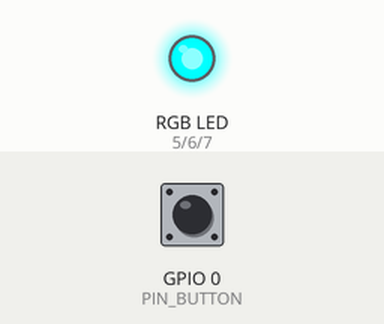
Recording of a program running on a simulated ESP32-C3. On the bench: an RGB LED mixed from three pins (HIGH = lit). Inputs (shaded band) come from the test bench; at power-on: GPIO 0 (PIN_BUTTON) HIGH. What the program prints to the serial monitor is not drawn. At 30.3 s the program puts the board to deep sleep or switches it off; the recording ends there.

Above: at 0.15 s.
Timing chart, 0 to 30.3 s (numbered marks = the images above):
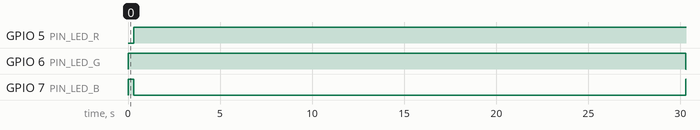

The program:

main.cpp
```cpp
// Lesson 19 - Lab 1: deep sleep, timer wake and button wake
//
// Every start of this program is one of three:
//   cold start  - power-on or RESET
//   timer wake  - SLEEP_S seconds have passed
//   button wake - button A was pressed while the board slept
//
// The RGB LED shows what the chip is doing:
//   red blink - just woke up (setup() starts again from the top)
//   blue      - awake, the USB COM port works, an upload can start
//   green     - asleep: the pin is held LOW through deep sleep
//
// Every wake: red blink, blue for AWAKE_MS, then green and deep sleep.
//
// Wiring (as in K3 and session 18):
//   Button A  GPIO 0 -> button -> GND (INPUT_PULLUP, active low)
//   RGB LED   R 5, G 6, B 7, common anode to 3V3, LOW = on
//
// Deep sleep is a reboot: setup() runs again from the top after every
// wake. Only RTC memory (RTC_DATA_ATTR) and the RTC timer survive.
// loop() is never reached.

#include <Arduino.h>
#include <esp_sleep.h>
#include <driver/gpio.h>

// ---------------------------------------------------------------- pins
constexpr uint8_t PIN_BUTTON = 0;   // only GPIO 0..5 can wake the C3 from deep sleep
constexpr uint8_t PIN_LED_R  = 5;
constexpr uint8_t PIN_LED_G  = 6;
constexpr uint8_t PIN_LED_B  = 7;
constexpr uint8_t LED_PINS[] = {PIN_LED_R, PIN_LED_G, PIN_LED_B};

// ---------------------------------------------------------------- timing
constexpr uint64_t US_PER_S           = 1000000ULL;
constexpr uint64_t SLEEP_S            = 60;
constexpr uint32_t AWAKE_MS           = 30000;  // blue: COM port up, upload possible
constexpr uint32_t SERIAL_WAIT_MS     = 2000;   // USB comes back after a wake
constexpr uint32_t RED_BLINK_MS       = 300;
constexpr uint32_t RELEASE_TIMEOUT_MS = 5000;
constexpr uint32_t RELEASE_POLL_MS    = 10;

// ---------------------------------------------------------------- RTC memory
// Survives deep sleep. A power cycle clears it.
RTC_DATA_ATTR static uint32_t bootCount   = 0;
RTC_DATA_ATTR static uint32_t prevAwakeMs = 0;

// ---------------------------------------------------------------- LED
// Common anode: LOW = on.
static void ledSet(bool r, bool g, bool b) {
  digitalWrite(PIN_LED_R, r ? LOW : HIGH);
  digitalWrite(PIN_LED_G, g ? LOW : HIGH);
  digitalWrite(PIN_LED_B, b ? LOW : HIGH);
}

// The pins are still held from the last sleep: release them first,
// or digitalWrite() has no effect.
static void ledsBegin() {
  for (uint8_t pin : LED_PINS) {
    gpio_hold_dis(static_cast<gpio_num_t>(pin));
    pinMode(pin, OUTPUT);
  }
  ledSet(false, false, false);
}

static void blinkRed() {
  ledSet(true, false, false);
  delay(RED_BLINK_MS);
  ledSet(false, false, false);
}

// During deep sleep the GPIO matrix is off and the pins would float.
// gpio_hold_en() + gpio_deep_sleep_hold_en() freeze their levels:
// green stays LOW (on), red and blue stay HIGH (off).
static void holdSleepColour() {
  ledSet(false, true, false);
  for (uint8_t pin : LED_PINS) {
    gpio_hold_en(static_cast<gpio_num_t>(pin));
  }
  gpio_deep_sleep_hold_en();
}

// ---------------------------------------------------------------- sleep
static const char *wakeText(esp_sleep_wakeup_cause_t cause) {
  switch (cause) {
    case ESP_SLEEP_WAKEUP_TIMER: return "timer";
    case ESP_SLEEP_WAKEUP_GPIO:  return "button";
    default:                     return "cold start (power-on or reset)";
  }
}

// A button still pressed when sleep starts wakes the board at once.
static void waitForRelease() {
  uint32_t start = millis();
  while (digitalRead(PIN_BUTTON) == LOW && millis() - start < RELEASE_TIMEOUT_MS) {
    delay(RELEASE_POLL_MS);
  }
}

static void goToSleep() {
  waitForRelease();
  prevAwakeMs = millis();             // millis() starts at 0 on every wake
  Serial.printf("   sleeping %lu s - LED green\n", static_cast<unsigned long>(SLEEP_S));
  Serial.flush();

  holdSleepColour();
  esp_sleep_enable_timer_wakeup(SLEEP_S * US_PER_S);
  esp_deep_sleep_enable_gpio_wakeup(1ULL << PIN_BUTTON, ESP_GPIO_WAKEUP_GPIO_LOW);
  esp_deep_sleep_start();             // does not return
}

// ---------------------------------------------------------------- main
void setup() {
  esp_sleep_wakeup_cause_t cause = esp_sleep_get_wakeup_cause();
  bootCount++;

  pinMode(PIN_BUTTON, INPUT_PULLUP);
  ledsBegin();
  blinkRed();                         // "I just woke up"
  ledSet(false, false, true);         // blue: awake

  Serial.begin(115200);
  delay(SERIAL_WAIT_MS);              // only for the USB monitor, not for a battery

  if (cause == ESP_SLEEP_WAKEUP_UNDEFINED) {
    Serial.println();
    Serial.println("Lesson 19 - Lab 1 - deep sleep");
  }
  Serial.printf("#%lu wake: %s\n", static_cast<unsigned long>(bootCount), wakeText(cause));
  if (cause != ESP_SLEEP_WAKEUP_UNDEFINED) {
    Serial.printf("   prev awake %lu ms\n", static_cast<unsigned long>(prevAwakeMs));
  }
  Serial.printf("   awake %lu s - LED blue, upload now\n",
                static_cast<unsigned long>(AWAKE_MS / 1000U));

  delay(AWAKE_MS - SERIAL_WAIT_MS);   // blue for AWAKE_MS in total
  goToSleep();
}

void loop() {
  // never reached: every path in setup() ends in deep sleep
}
```

Measured:
- by itself, GPIO 5 (PIN_LED_R): LOW → HIGH at 0.30 s
- by itself, GPIO 6 (PIN_LED_G): LOW → HIGH at 0.00 s, → LOW 30.3 s later
- by itself, GPIO 7 (PIN_LED_B): LOW → HIGH at 0.00 s, → LOW 0.30 s later, → HIGH 30.0 s later
